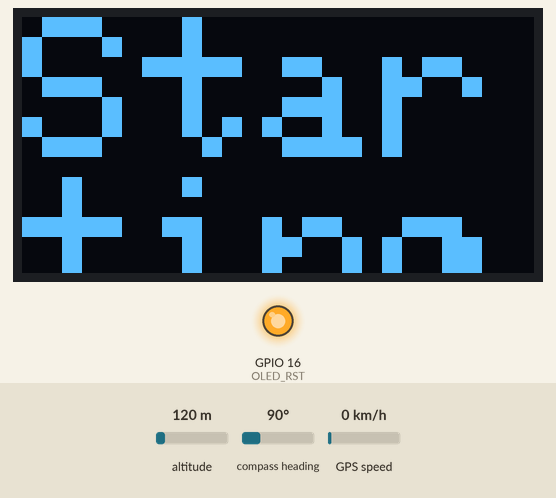
Bench run of a program on a simulated ESP32. Shown: 128×64 one-colour display, output pins drawn as LEDs (lit = HIGH). Inputs (shaded band) come from the test bench; at power-on: altitude 120 m, compass heading 90°, GPS speed 0 km/h. The GPS gets a fix after 3 s at 37.7749, -122.4194 with 8 satellites; what the program prints to the serial monitor is not drawn.

Above: at 0.1 s.

The program:

main.cpp
```cpp
#include <Arduino.h>

#include <Wire.h>
#include <Adafruit_Sensor.h>
#include <Adafruit_HMC5883_U.h>

#include <SPI.h>
#include <Adafruit_GFX.h>
#include <Adafruit_SSD1306.h>
#include <TinyGPSPlus.h>

#define OLED_SDA 4
#define OLED_SCL 15
#define OLED_RST 16
#define SCREEN_WIDTH 128 // OLED display width, in pixels
#define SCREEN_HEIGHT 64 // OLED display height, in pixels

TinyGPSPlus gps;
const char *gpsStream =
  "$GPRMC,045103.000,A,3014.1984,N,09749.2872,W,0.67,161.46,030913,,,A*7C\r\n"
  "$GPGGA,045104.000,3014.1985,N,09749.2873,W,1,09,1.2,211.6,M,-22.5,M,,0000*62\r\n"
  "$GPRMC,045200.000,A,3014.3820,N,09748.9514,W,36.88,65.02,030913,,,A*77\r\n"
  "$GPGGA,045201.000,3014.3864,N,09748.9411,W,1,10,1.2,200.8,M,-22.5,M,,0000*6C\r\n"
  "$GPRMC,045251.000,A,3014.4275,N,09749.0626,W,0.51,217.94,030913,,,A*7D\r\n"
  "$GPGGA,045252.000,3014.4273,N,09749.0628,W,1,09,1.3,206.9,M,-22.5,M,,0000*6F\r\n";

Adafruit_SSD1306 display(SCREEN_WIDTH, SCREEN_HEIGHT, &Wire, OLED_RST);
Adafruit_HMC5883_Unified mag = Adafruit_HMC5883_Unified(12345);

void setup()
{
  pinMode(OLED_RST, OUTPUT);
  digitalWrite(OLED_RST, LOW);
  delay(20);
  digitalWrite(OLED_RST, HIGH);

  // initialize OLED
  Wire.begin(OLED_SDA, OLED_SCL);
  if (!display.begin(SSD1306_SWITCHCAPVCC, 0x3c, false, false))
  { // Address 0x3C for 128x32
    Serial.println(F("SSD1306 allocation failed"));
    for (;;)
      ; // Don't proceed, loop forever
  }

  display.clearDisplay();
  display.setTextColor(WHITE);
  display.setTextSize(5);
  display.setCursor(0, 0);
  display.print("Starting LoRa sensor");
  display.display();

  // while (*gpsStream)
  //   if (gps.encode(*gpsStream++))
  //     displayInfo();
}

void loop()
{
  while (Serial.available() > 0)
    gps.encode(Serial.read());
  if (gps.speed.isUpdated())
  {
    Serial.println(gps.speed.kmph());
  }
}

void displayInfo()
{

}
```
